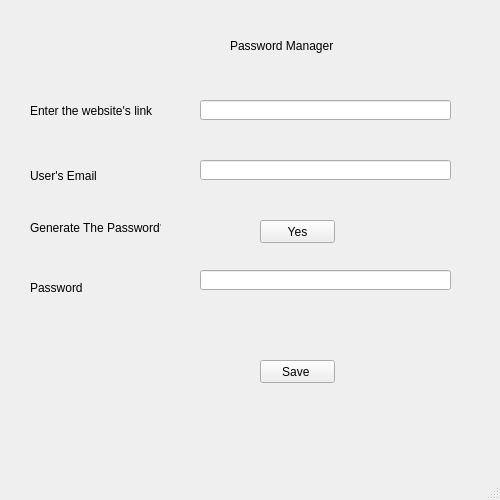
<?xml version="1.0" encoding="UTF-8"?>
<ui version="4.0">
 <class>MainWindow</class>
 <widget class="QMainWindow" name="MainWindow">
  <property name="geometry">
   <rect>
    <x>0</x>
    <y>0</y>
    <width>500</width>
    <height>500</height>
   </rect>
  </property>
  <property name="minimumSize">
   <size>
    <width>500</width>
    <height>500</height>
   </size>
  </property>
  <property name="maximumSize">
   <size>
    <width>500</width>
    <height>500</height>
   </size>
  </property>
  <property name="windowTitle">
   <string>Password Manger </string>
  </property>
  <widget class="QWidget" name="centralwidget">
   <widget class="QLabel" name="label">
    <property name="geometry">
     <rect>
      <x>230</x>
      <y>30</y>
      <width>151</width>
      <height>31</height>
     </rect>
    </property>
    <property name="text">
     <string>Password Manager </string>
    </property>
   </widget>
   <widget class="QLabel" name="label_2">
    <property name="geometry">
     <rect>
      <x>30</x>
      <y>90</y>
      <width>131</width>
      <height>41</height>
     </rect>
    </property>
    <property name="text">
     <string>Enter the website's link</string>
    </property>
   </widget>
   <widget class="QLineEdit" name="input_1">
    <property name="geometry">
     <rect>
      <x>200</x>
      <y>100</y>
      <width>251</width>
      <height>20</height>
     </rect>
    </property>
   </widget>
   <widget class="QLabel" name="label_3">
    <property name="geometry">
     <rect>
      <x>30</x>
      <y>166</y>
      <width>131</width>
      <height>20</height>
     </rect>
    </property>
    <property name="text">
     <string>User's Email </string>
    </property>
   </widget>
   <widget class="QLineEdit" name="input_2">
    <property name="geometry">
     <rect>
      <x>200</x>
      <y>160</y>
      <width>251</width>
      <height>20</height>
     </rect>
    </property>
   </widget>
   <widget class="QPushButton" name="pushButton">
    <property name="geometry">
     <rect>
      <x>260</x>
      <y>360</y>
      <width>75</width>
      <height>23</height>
     </rect>
    </property>
    <property name="text">
     <string>Save </string>
    </property>
   </widget>
   <widget class="QLabel" name="label_4">
    <property name="geometry">
     <rect>
      <x>30</x>
      <y>280</y>
      <width>121</width>
      <height>16</height>
     </rect>
    </property>
    <property name="text">
     <string>Password </string>
    </property>
   </widget>
   <widget class="QLineEdit" name="input_3">
    <property name="geometry">
     <rect>
      <x>200</x>
      <y>270</y>
      <width>251</width>
      <height>20</height>
     </rect>
    </property>
   </widget>
   <widget class="QLabel" name="label_5">
    <property name="geometry">
     <rect>
      <x>30</x>
      <y>220</y>
      <width>131</width>
      <height>16</height>
     </rect>
    </property>
    <property name="text">
     <string>Generate The Password?</string>
    </property>
   </widget>
   <widget class="QPushButton" name="yes_Button">
    <property name="geometry">
     <rect>
      <x>260</x>
      <y>220</y>
      <width>75</width>
      <height>23</height>
     </rect>
    </property>
    <property name="text">
     <string>Yes</string>
    </property>
   </widget>
  </widget>
  <widget class="QMenuBar" name="menubar">
   <property name="geometry">
    <rect>
     <x>0</x>
     <y>0</y>
     <width>500</width>
     <height>22</height>
    </rect>
   </property>
  </widget>
  <widget class="QStatusBar" name="statusbar"/>
 </widget>
 <resources/>
 <connections/>
</ui>
